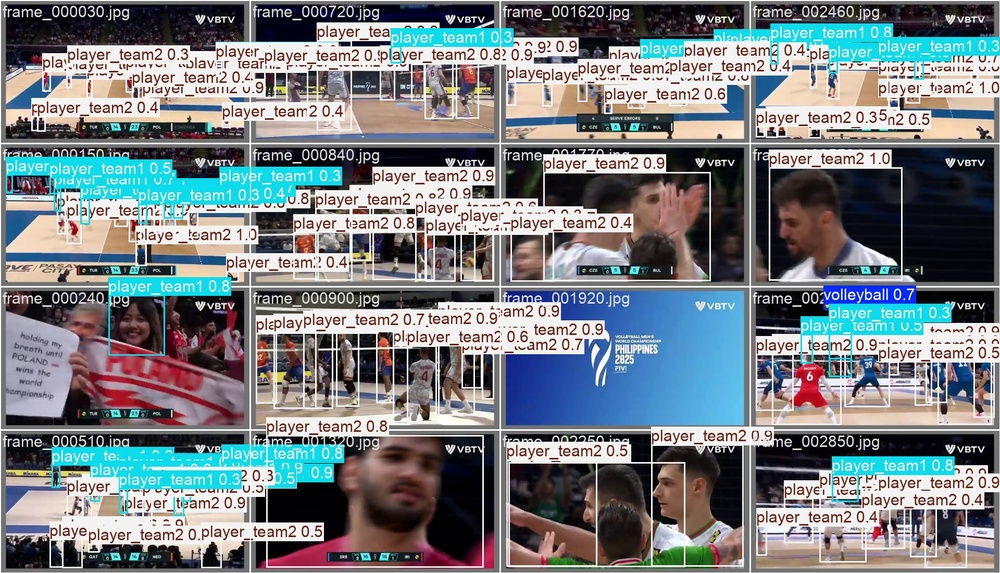
#> input picture YOLOv11/runs/val/volleyball_test/val_batch0_pred.jpg, 1000 x 573 px, shrunk from 1920 x 1100 before the run
$ python -i court_tracker.py   (imports and definitions only)
#> lines starting #> are read from the running program, lines starting #| are printed output that depends on the picture; after the words box and inside, x2 and y2 are one past the last pixel; in counts of white or black regions, pixels touching at a corner belong together
#> further down, picture is the input picture: shape (573, 1000, 3); mean B, G, R 130.8, 126, 120.1
### utils/kalman_filter.py
import numpy as np
import cv2

class KalmanFilter:
    """
    A simple Kalman Filter for tracking points in 2D space.
    """
    def __init__(self, process_noise=0.03, measurement_noise=0.1):
        # Initial state: [x, y, dx, dy]
        self.kf = cv2.KalmanFilter(4, 2)

        # Measurement matrix H (mapping state to measurement)
        self.kf.measurementMatrix = np.array([[1, 0, 0, 0],
                                             [0, 1, 0, 0]], np.float32)

        # Transition matrix F (state evolution)
        self.kf.transitionMatrix = np.array([[1, 0, 1, 0],
                                            [0, 1, 0, 1],
                                            [0, 0, 1, 0],
                                            [0, 0, 0, 1]], np.float32)

        # Process noise covariance Q
        self.kf.processNoiseCov = np.eye(4, dtype=np.float32) * process_noise

        # Measurement noise covariance R
        self.kf.measurementNoiseCov = np.eye(2, dtype=np.float32) * measurement_noise

        # Error covariance matrix P
        self.kf.errorCovPost = np.eye(4, dtype=np.float32)

        self.initialized = False

    def predict(self):
        """Predict the next state."""
        return self.kf.predict()

    # [11 lines left out: function update, not called in this run]

### tracker/court_tracker.py
import cv2
import numpy as np
from typing import List, Tuple, Optional
from utils.kalman_filter import KalmanFilter

class CourtTracker:
    """
    Detects and tracks volleyball court lines and corners.
    Uses Kalman Filter for smoothing.
    """
    def __init__(self):
        # 4 corners of the court: top-left, top-right, bottom-right, bottom-left
        self.corners_kf = [KalmanFilter(0.01, 0.1) for _ in range(4)]
        self.corners = None

        # Standard volleyball court dimensions (meters)
        self.COURT_WIDTH = 9.0
        self.COURT_LENGTH = 18.0

        self.pixel_to_meter_x = 0.0
        self.pixel_to_meter_y = 0.0
        self.homography = None

    def detect_court(self, frame: np.ndarray) -> Optional[np.ndarray]:
        """
        Detect court corners using line detection.
        Returns 4 corners or None.
        """
        # Convert to HSV and filter for white lines
        hsv = cv2.cvtColor(frame, cv2.COLOR_BGR2HSV)
#> hsv: shape (573, 1000, 3); mean H, S, V 78.1, 82.6, 143.6

        # Adjust these thresholds based on the video
        lower_white = np.array([0, 0, 200])
        upper_white = np.array([180, 50, 255])
        mask = cv2.inRange(hsv, lower_white, upper_white)
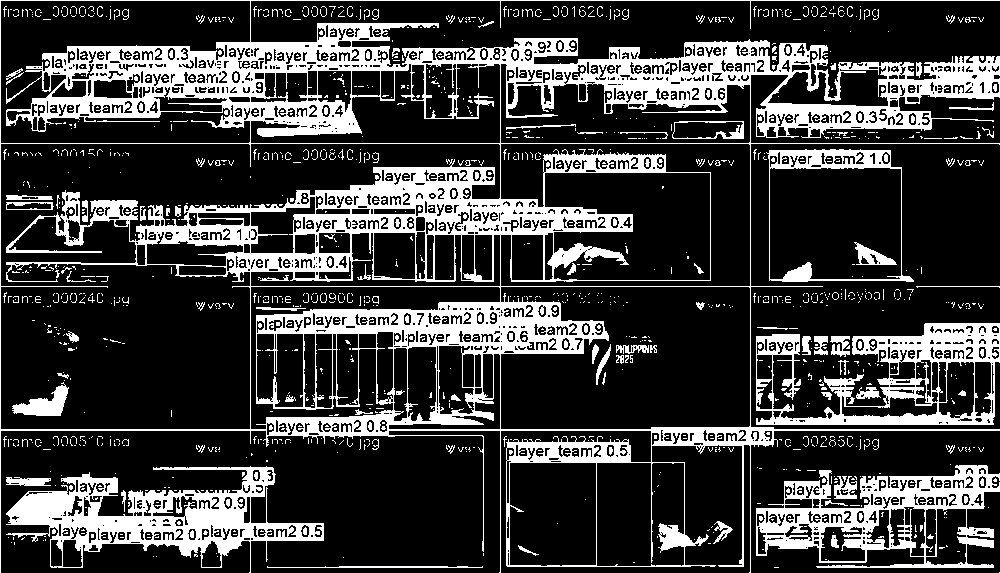
#> mask: shape (573, 1000); 23.6% white; 1385 white regions (1246 under 20 px), largest, box (x1, y1, x2, y2) and area: (0, 0, 1000, 573) 86707, (6, 466, 324, 573) 12044, (756, 465, 1000, 568) 9399

        # Morphological operations to clean up
        kernel = np.ones((5, 5), np.uint8)
        mask = cv2.morphologyEx(mask, cv2.MORPH_OPEN, kernel)
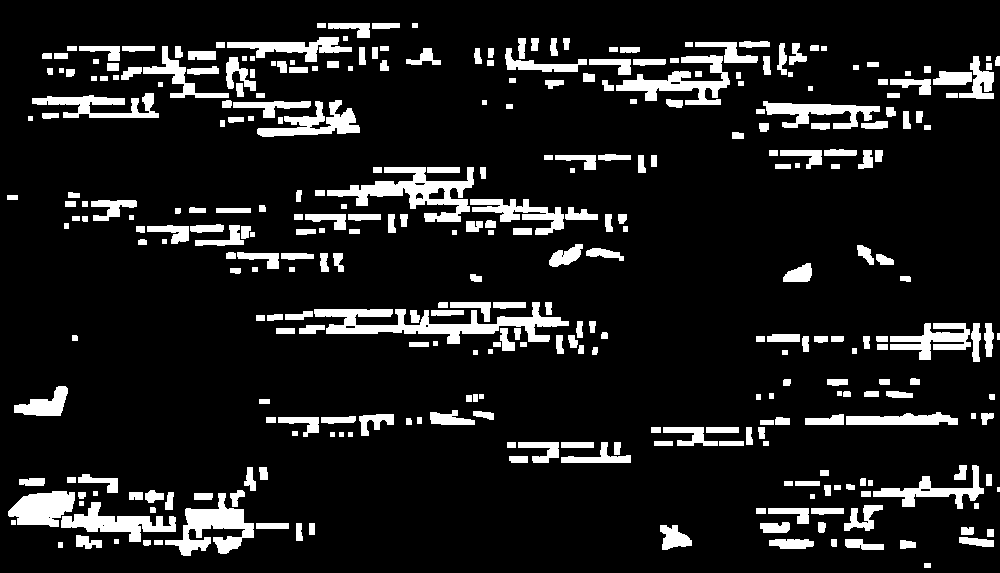
#> mask: shape (573, 1000); 11.5% white; 333 white regions (1 under 20 px)

        # Hough Line Detection
        lines = cv2.HoughLinesP(mask, 1, np.pi/180, threshold=100, minLineLength=100, maxLineGap=20)
#> lines = 165 rows, first 6: [756, 336, 991, 340], [578, 61, 806, 57], [276, 330, 458, 333], [507, 66, 665, 63], [604, 89, 726, 87], [8, 515, 314, 525]

        if lines is None:
            return None

        # Simplified corner detection: use the mask hull
        contours, _ = cv2.findContours(mask, cv2.RETR_EXTERNAL, cv2.CHAIN_APPROX_SIMPLE)
#> contours = 333 contours, 34 with area under 20; largest, box (x1, y1, x2, y2) and area: (314, 302, 569, 344) 3218, (327, 167, 474, 222) 2828, (165, 493, 254, 556) 2150, (616, 55, 730, 105) 1882, (61, 502, 176, 542) 1645
        if not contours:
            return None

        # Find the largest contour which should be the court
        largest_contour = max(contours, key=cv2.contourArea)
#> largest_contour = contour of 177 points, box (x1, y1, x2, y2) (314, 302, 569, 344), area 3218
        if cv2.contourArea(largest_contour) < (frame.shape[0] * frame.shape[1] * 0.05):
            return None

        # Approximate the contour to a polygon
        epsilon = 0.05 * cv2.arcLength(largest_contour, True)
        approx = cv2.approxPolyDP(largest_contour, epsilon, True)

        if len(approx) == 4:
            # Sort corners: top-left, top-right, bottom-right, bottom-left
            corners = self._sort_corners(approx.reshape(4, 2))

            # Additional validation
            if self.validate_court(corners, frame.shape):
                return corners

        return None

    # [135 lines left out: functions validate_court, is_on_court, update, _sort_corners, _update_homography, pixel_to_meter and 3 more, not called in this run]

>>> import cv2
>>> picture = cv2.imread('../YOLOv11/runs/val/volleyball_test/val_batch0_pred.jpg')
>>> result = CourtTracker().detect_court(picture)

$ run again, on YOLOv11/runs/val/volleyball_test/val_batch1_pred.jpg
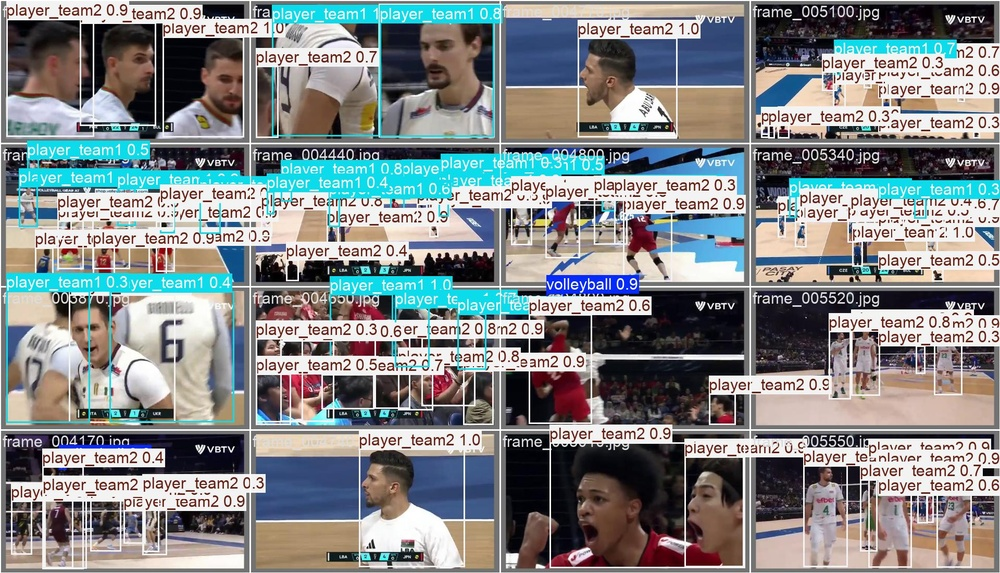
#> input picture YOLOv11/runs/val/volleyball_test/val_batch1_pred.jpg, 1000 x 573 px, shrunk from 1920 x 1100 before the run
#> picture is the input picture: shape (573, 1000, 3); mean B, G, R 136.1, 134.4, 130.3
#> hsv: shape (573, 1000, 3); mean H, S, V 71.9, 72.5, 150.3
#> in detect_court, `mask = cv2.inRange(hsv, lower_white, upper_white)`:
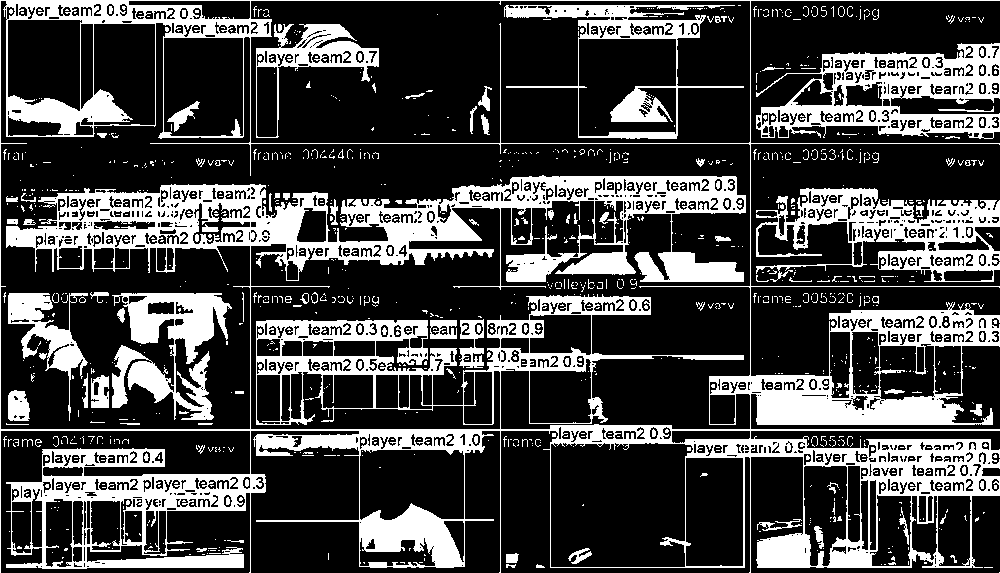
#> mask: shape (573, 1000); 26.8% white; 1176 white regions (1041 under 20 px), largest, box (x1, y1, x2, y2) and area: (0, 0, 1000, 573) 102496, (756, 43, 1000, 139) 10179, (756, 188, 1000, 282) 9148
#> in detect_court, `mask = cv2.morphologyEx(mask, cv2.MORPH_OPEN, kernel)`:
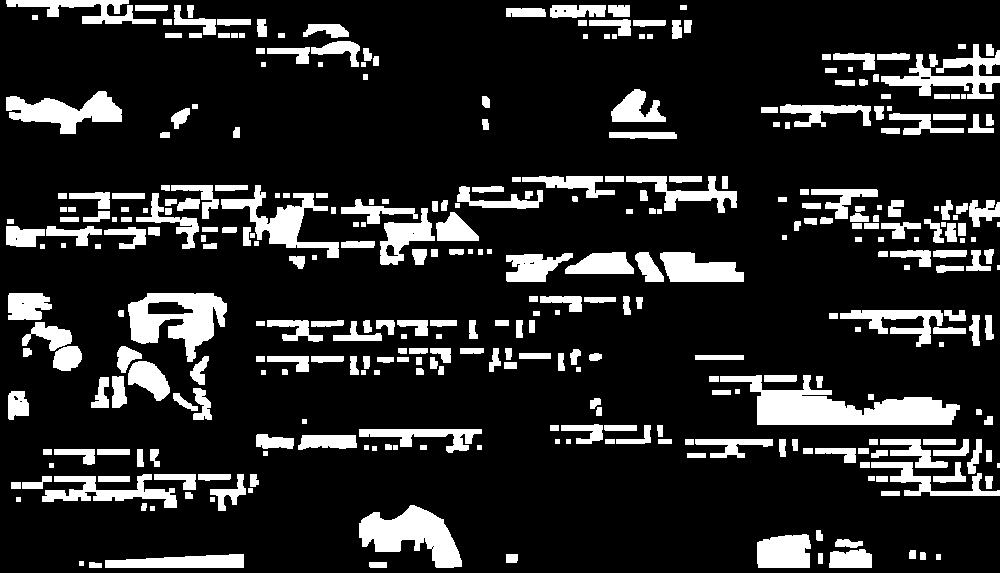
#> mask: shape (573, 1000); 15.7% white; 347 white regions (3 under 20 px)
#> lines = 206 rows, first 6: [256, 443, 481, 431], [506, 259, 724, 281], [243, 240, 491, 253], [757, 419, 959, 408], [6, 238, 159, 227], [712, 390, 951, 424]
#> contours = 347 contours, 52 with area under 20; largest, box (x1, y1, x2, y2) and area: (720, 375, 960, 425) 5518, (128, 293, 227, 362) 3898, (359, 505, 462, 568) 3323, (6, 91, 122, 134) 2361, (221, 185, 339, 258) 2304
#> largest_contour = contour of 112 points, box (x1, y1, x2, y2) (720, 375, 960, 425), area 5518

$ run again, on YOLOv11/runs/val/volleyball_test/val_batch2_pred.jpg
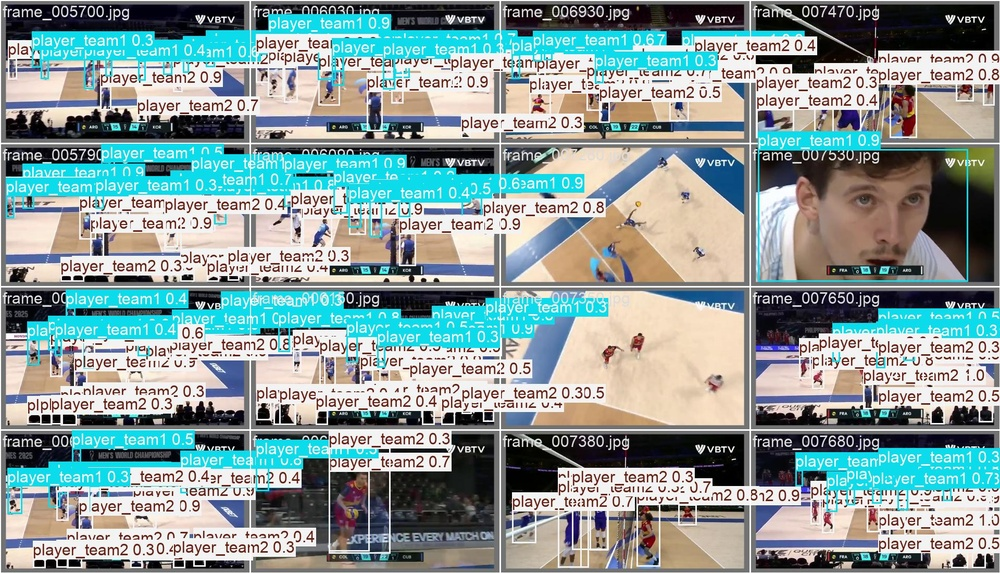
#> input picture YOLOv11/runs/val/volleyball_test/val_batch2_pred.jpg, 1000 x 573 px, shrunk from 1920 x 1100 before the run
#> picture is the input picture: shape (573, 1000, 3); mean B, G, R 153.4, 154.1, 136.1
#> hsv: shape (573, 1000, 3); mean H, S, V 64.6, 79.5, 167.9
#> in detect_court, `mask = cv2.inRange(hsv, lower_white, upper_white)`:
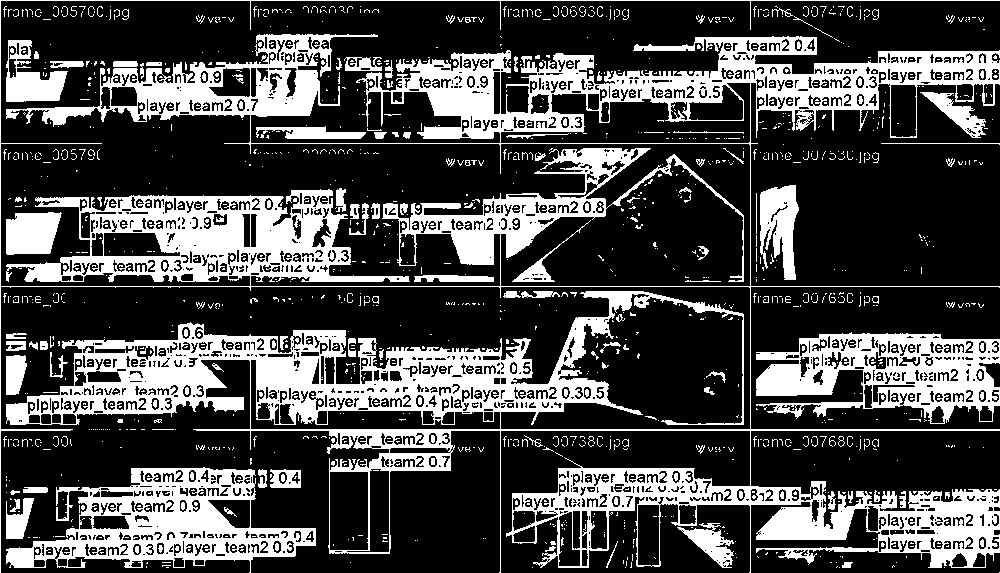
#> mask: shape (573, 1000); 28.5% white; 1439 white regions (1273 under 20 px), largest, box (x1, y1, x2, y2) and area: (0, 0, 1000, 573) 112988, (6, 467, 316, 573) 13296, (756, 332, 1000, 424) 11696
#> in detect_court, `mask = cv2.morphologyEx(mask, cv2.MORPH_OPEN, kernel)`:
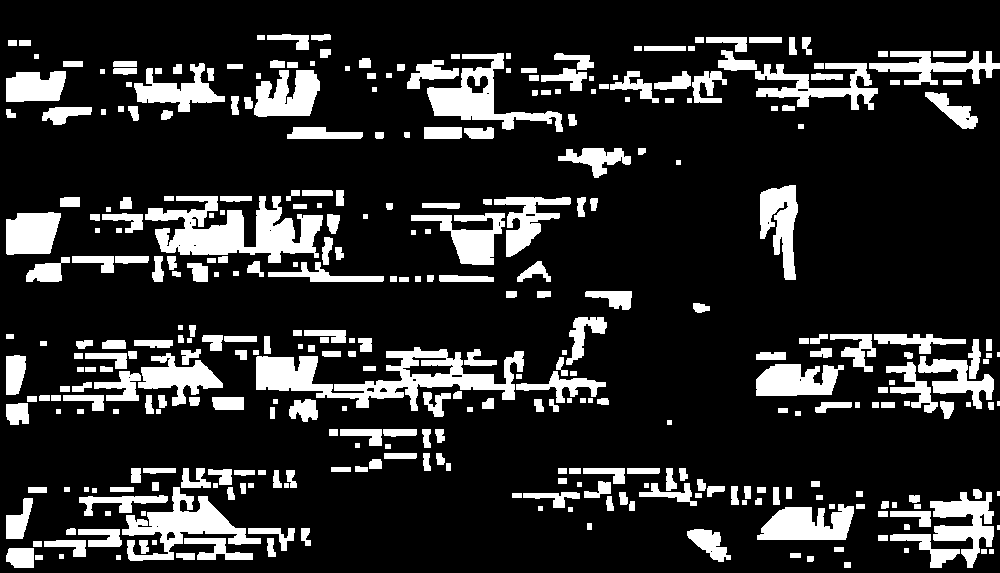
#> mask: shape (573, 1000); 17.1% white; 354 white regions (4 under 20 px)
#> lines = 220 rows, first 6: [256, 384, 605, 384], [256, 386, 605, 386], [60, 387, 222, 387], [83, 385, 222, 385], [365, 381, 511, 381], [460, 388, 596, 388]
#> contours = 354 contours, 53 with area under 20; largest, box (x1, y1, x2, y2) and area: (256, 347, 524, 411) 6404, (145, 196, 323, 263) 5644, (427, 53, 563, 132) 3316, (122, 487, 261, 561) 3298, (757, 504, 854, 540) 2310
#> largest_contour = contour of 283 points, box (x1, y1, x2, y2) (256, 347, 524, 411), area 6404
